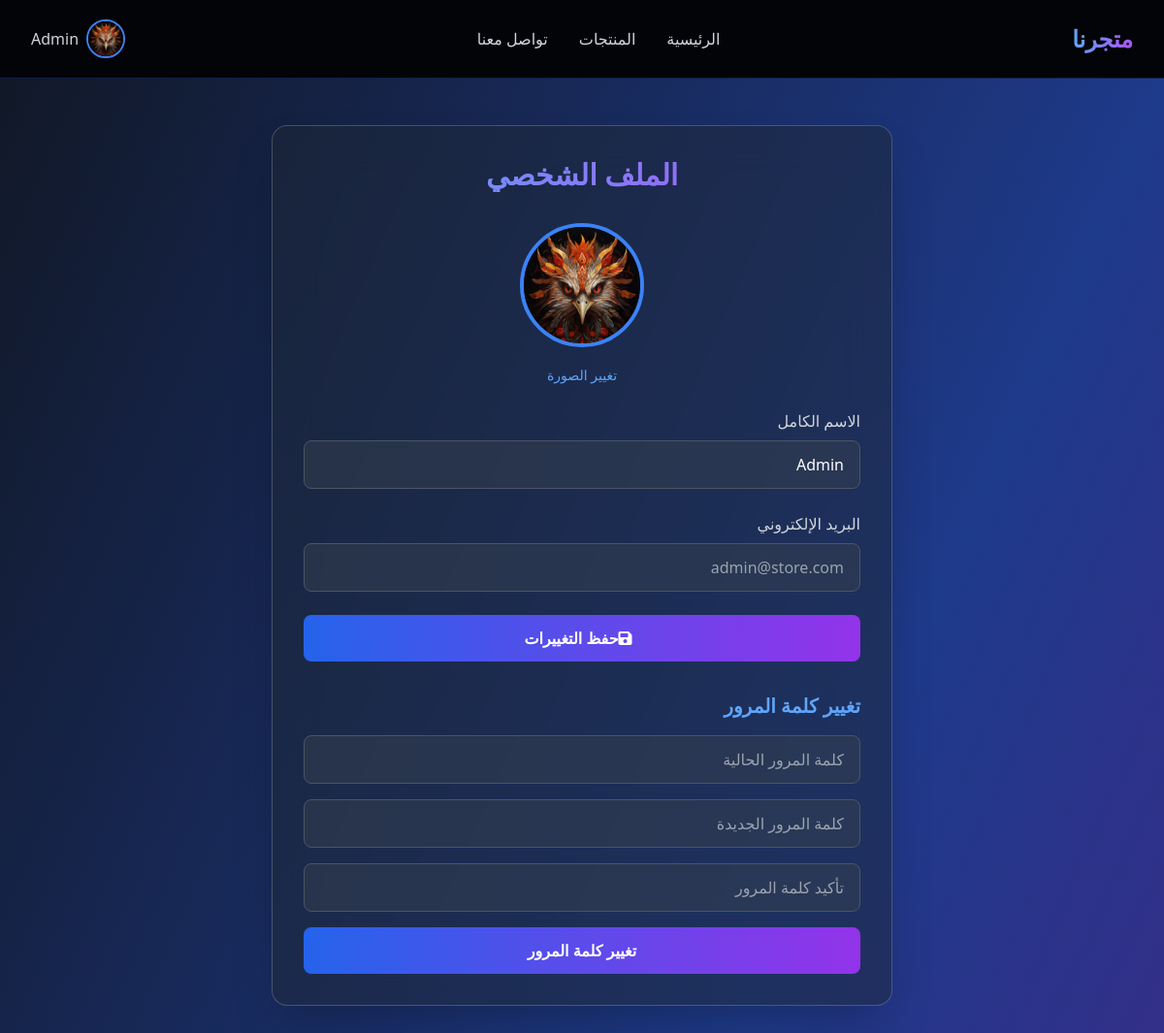
The app's page /profile.php (signed in) with its own data.
### tables this page shows
CREATE TABLE `users` (
  `id` int(11) NOT NULL,
  `name` varchar(100) NOT NULL,
  `email` varchar(100) NOT NULL,
  `password` varchar(255) NOT NULL,
  `profile_image` varchar(255) DEFAULT 'default.jpg',
  `role` enum('user','admin') DEFAULT 'user',
  `created_at` timestamp NOT NULL DEFAULT current_timestamp()
);

### profile.php (the view, shortened to what this page needs)
<?php
require_once __DIR__ . '/config/database.php';
$user = $pdo->prepare("SELECT * FROM users WHERE id = ?");
$user->execute([$_SESSION['user_id']]);
$user = $user->fetch();
include __DIR__ . '/includes/header.php';
?>
<section class="py-12 bg-gradient-to-br from-gray-900 via-blue-900 to-purple-900 min-h-screen">
    <div class="max-w-2xl mx-auto px-4">
        <div class="glass bg-gray-800/50 backdrop-blur-xl rounded-2xl shadow-2xl p-8">
            <h2
                class="text-3xl font-bold text-center mb-8 bg-gradient-to-r from-blue-400 to-purple-500 bg-clip-text text-transparent">
            </h2>
            <form method="POST" action="/ecommerce-store/includes/auth.php" enctype="multipart/form-data"
                class="space-y-6">
                <div class="text-center">
                    <label for="profile_image" class="cursor-pointer">
                        <img src="/ecommerce-store/uploads/profiles/<?= $user['profile_image'] ?? 'default.jpg' ?>"
                            id="preview"
                            class="w-32 h-32 rounded-full mx-auto mb-4 object-cover border-4 border-blue-500">
                        <span class="text-blue-400 text-sm hover:underline">تغيير الصورة</span>
                    </label>
                </div>
                <div>
                    <label class="block text-gray-300 mb-2">الاسم الكامل</label>
                    <input type="text" name="name" value="<?= htmlspecialchars($user['name']) ?>" required
                        class="w-full px-4 py-3 bg-gray-700/50 border border-gray-600 rounded-lg text-white placeholder-gray-400 focus:outline-none focus:border-blue-500">
                </div>
                <div>
                    <label class="block text-gray-300 mb-2">البريد الإلكتروني</label>
                    <input type="email" value="<?= htmlspecialchars($user['email']) ?>" disabled
                        class="w-full px-4 py-3 bg-gray-700/50 border border-gray-600 rounded-lg text-gray-400">
                </div>
                <button type="submit" name="update_profile"
                    class="w-full bg-gradient-to-r from-blue-600 to-purple-600 text-white py-3 rounded-lg font-semibold hover:from-blue-700 hover:to-purple-700 transition">
                    <i class="fas fa-save mr-2"></i>حفظ التغييرات
                </button>
            </form>
            <div class="mt-8">
                <h3 class="text-xl font-bold mb-4 text-blue-400">تغيير كلمة المرور</h3>
                <form method="POST" action="/ecommerce-store/includes/auth.php" class="space-y-4">
                    <input type="password" name="current_password" placeholder="كلمة المرور الحالية" required
                        class="w-full px-4 py-3 bg-gray-700/50 border border-gray-600 rounded-lg text-white">
                    <input type="password" name="new_password" placeholder="كلمة المرور الجديدة" required
                        class="w-full px-4 py-3 bg-gray-700/50 border border-gray-600 rounded-lg text-white">
                    <input type="password" name="confirm_password" placeholder="تأكيد كلمة المرور" required
                        class="w-full px-4 py-3 bg-gray-700/50 border border-gray-600 rounded-lg text-white">
                    <button type="submit" name="change_password"
                        class="w-full bg-gradient-to-r from-blue-600 to-purple-600 text-white py-3 rounded-lg font-semibold hover:from-blue-700 hover:to-purple-700 transition">
                        تغيير كلمة المرور
                    </button>
                </form>
            </div>
        </div>
    </div>
</section>
<?php include __DIR__ . '/includes/footer.php'; ?>

### includes/header.php (style rules this page uses)
body { background: linear-gradient(to bottom, #111827, #1e1b4b); color: white; min-height: 100vh; }
.glass { background: rgba(255, 255, 255, 0.1); backdrop-filter: blur(10px); border: 1px solid rgba(255, 255, 255, 0.2); }

### records on screen
users: profile_image (picture), name "Admin", email "admin@store.com"

### other values on screen
$_SESSION['user_name'] "Admin"
